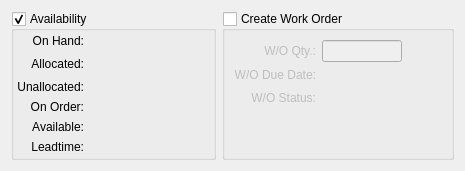
       <widget class="QWidget" name="_supply" >
        <attribute name="title" >
         <string>&amp;Supply</string>
        </attribute>
        <layout class="QGridLayout" >
         <item row="0" column="0" >
          <widget class="QGroupBox" name="_showAvailability" >
           <property name="enabled" >
            <bool>true</bool>
           </property>
           <property name="maximumSize" >
            <size>
             <width>16777215</width>
             <height>16777215</height>
            </size>
           </property>
           <property name="title" >
            <string>Availability</string>
           </property>
           <property name="checkable" >
            <bool>true</bool>
           </property>
           <layout class="QGridLayout" >
            <property name="leftMargin" >
             <number>3</number>
            </property>
            <property name="topMargin" >
             <number>3</number>
            </property>
            <property name="rightMargin" >
             <number>3</number>
            </property>
            <property name="bottomMargin" >
             <number>3</number>
            </property>
            <item row="0" column="0" >
             <widget class="QLabel" name="_onHandLit" >
              <property name="text" >
               <string>On Hand:</string>
              </property>
              <property name="alignment" >
               <set>Qt::AlignRight|Qt::AlignTrailing|Qt::AlignVCenter</set>
              </property>
             </widget>
            </item>
            <item row="0" column="1" >
             <widget class="QLabel" name="_onHand" >
              <property name="minimumSize" >
               <size>
                <width>80</width>
                <height>0</height>
               </size>
              </property>
              <property name="alignment" >
               <set>Qt::AlignRight|Qt::AlignTrailing|Qt::AlignVCenter</set>
              </property>
             </widget>
            </item>
            <item row="1" column="0" >
             <widget class="QLabel" name="_allocatedLit" >
              <property name="text" >
               <string>Allocated:</string>
              </property>
              <property name="alignment" >
               <set>Qt::AlignRight|Qt::AlignTrailing|Qt::AlignVCenter</set>
              </property>
             </widget>
            </item>
            <item row="1" column="1" >
             <widget class="QLabel" name="_allocated" >
              <property name="minimumSize" >
               <size>
                <width>80</width>
                <height>0</height>
               </size>
              </property>
              <property name="alignment" >
               <set>Qt::AlignRight|Qt::AlignTrailing|Qt::AlignVCenter</set>
              </property>
             </widget>
            </item>
            <item row="1" column="2" >
             <spacer>
              <property name="orientation" >
               <enum>Qt::Horizontal</enum>
              </property>
              <property name="sizeHint" >
               <size>
                <width>40</width>
                <height>20</height>
               </size>
              </property>
             </spacer>
            </item>
            <item row="2" column="0" >
             <widget class="QLabel" name="_unallocatedLit" >
              <property name="text" >
               <string>Unallocated:</string>
              </property>
              <property name="alignment" >
               <set>Qt::AlignRight|Qt::AlignTrailing|Qt::AlignVCenter</set>
              </property>
             </widget>
            </item>
            <item row="2" column="1" >
             <widget class="QLabel" name="_unallocated" >
              <property name="minimumSize" >
               <size>
                <width>80</width>
                <height>0</height>
               </size>
              </property>
              <property name="alignment" >
               <set>Qt::AlignRight|Qt::AlignTrailing|Qt::AlignVCenter</set>
              </property>
             </widget>
            </item>
            <item row="3" column="0" >
             <widget class="QLabel" name="_onOrderLit" >
              <property name="text" >
               <string>On Order:</string>
              </property>
              <property name="alignment" >
               <set>Qt::AlignRight|Qt::AlignTrailing|Qt::AlignVCenter</set>
              </property>
             </widget>
            </item>
            <item row="3" column="1" >
             <widget class="QLabel" name="_onOrder" >
              <property name="minimumSize" >
               <size>
                <width>80</width>
                <height>0</height>
               </size>
              </property>
              <property name="alignment" >
               <set>Qt::AlignRight|Qt::AlignTrailing|Qt::AlignVCenter</set>
              </property>
             </widget>
            </item>
            <item row="4" column="0" >
             <widget class="QLabel" name="_availableLit" >
              <property name="text" >
               <string>Available:</string>
              </property>
              <property name="alignment" >
               <set>Qt::AlignRight|Qt::AlignTrailing|Qt::AlignVCenter</set>
              </property>
             </widget>
            </item>
            <item row="4" column="1" >
             <widget class="QLabel" name="_available" >
              <property name="minimumSize" >
               <size>
                <width>80</width>
                <height>0</height>
               </size>
              </property>
              <property name="alignment" >
               <set>Qt::AlignRight|Qt::AlignTrailing|Qt::AlignVCenter</set>
              </property>
             </widget>
            </item>
            <item row="5" column="0" >
             <widget class="QLabel" name="_leadtimeLit" >
              <property name="text" >
               <string>Leadtime:</string>
              </property>
              <property name="alignment" >
               <set>Qt::AlignRight|Qt::AlignTrailing|Qt::AlignVCenter</set>
              </property>
             </widget>
            </item>
            <item row="5" column="1" >
             <widget class="QLabel" name="_leadtime" >
              <property name="minimumSize" >
               <size>
                <width>80</width>
                <height>0</height>
               </size>
              </property>
              <property name="alignment" >
               <set>Qt::AlignRight|Qt::AlignTrailing|Qt::AlignVCenter</set>
              </property>
             </widget>
            </item>
            <item row="6" column="1" >
             <spacer>
              <property name="orientation" >
               <enum>Qt::Vertical</enum>
              </property>
              <property name="sizeHint" >
               <size>
                <width>20</width>
                <height>0</height>
               </size>
              </property>
             </spacer>
            </item>
           </layout>
          </widget>
         </item>
         <item row="0" column="1" >
          <widget class="QGroupBox" name="_createOrder" >
           <property name="title" >
            <string>Create Work Order</string>
           </property>
           <property name="checkable" >
            <bool>true</bool>
           </property>
           <property name="checked" >
            <bool>false</bool>
           </property>
           <layout class="QGridLayout" >
            <item row="0" column="0" >
             <widget class="QLabel" name="_orderQtyLit" >
              <property name="text" >
               <string>W/O Qty.:</string>
              </property>
              <property name="alignment" >
               <set>Qt::AlignRight|Qt::AlignTrailing|Qt::AlignVCenter</set>
              </property>
              <property name="buddy" >
               <cstring>_orderQty</cstring>
              </property>
             </widget>
            </item>
            <item row="0" column="1" >
             <widget class="XLineEdit" name="_orderQty" >
              <property name="enabled" >
               <bool>false</bool>
              </property>
              <property name="maximumSize" >
               <size>
                <width>80</width>
                <height>32767</height>
               </size>
              </property>
              <property name="alignment" >
               <set>Qt::AlignRight</set>
              </property>
             </widget>
            </item>
            <item row="1" column="0" >
             <widget class="QLabel" name="_orderDueDateLit" >
              <property name="text" >
               <string>W/O Due Date:</string>
              </property>
              <property name="alignment" >
               <set>Qt::AlignRight|Qt::AlignTrailing|Qt::AlignVCenter</set>
              </property>
              <property name="buddy" >
               <cstring>_orderDueDate</cstring>
              </property>
             </widget>
            </item>
            <item row="1" column="1" >
             <widget class="DLineEdit" name="_orderDueDate" >
              <property name="enabled" >
               <bool>false</bool>
              </property>
             </widget>
            </item>
            <item row="2" column="0" >
             <widget class="QLabel" name="_orderStatusLit" >
              <property name="text" >
               <string>W/O Status:</string>
              </property>
              <property name="alignment" >
               <set>Qt::AlignRight|Qt::AlignTrailing|Qt::AlignVCenter</set>
              </property>
             </widget>
            </item>
            <item row="2" column="1" >
             <widget class="QLabel" name="_orderStatus" >
              <property name="sizePolicy" >
               <sizepolicy vsizetype="Preferred" hsizetype="Expanding" >
                <horstretch>0</horstretch>
                <verstretch>0</verstretch>
               </sizepolicy>
              </property>
              <property name="alignment" >
               <set>Qt::AlignLeading|Qt::AlignLeft|Qt::AlignVCenter</set>
              </property>
             </widget>
            </item>
            <item row="2" column="2" >
             <spacer>
              <property name="orientation" >
               <enum>Qt::Horizontal</enum>
              </property>
              <property name="sizeHint" >
               <size>
                <width>40</width>
                <height>20</height>
               </size>
              </property>
             </spacer>
            </item>
            <item row="3" column="1" >
             <spacer>
              <property name="orientation" >
               <enum>Qt::Vertical</enum>
              </property>
              <property name="sizeHint" >
               <size>
                <width>20</width>
                <height>0</height>
               </size>
              </property>
             </spacer>
            </item>
           </layout>
          </widget>
         </item>
        </layout>
       </widget>
